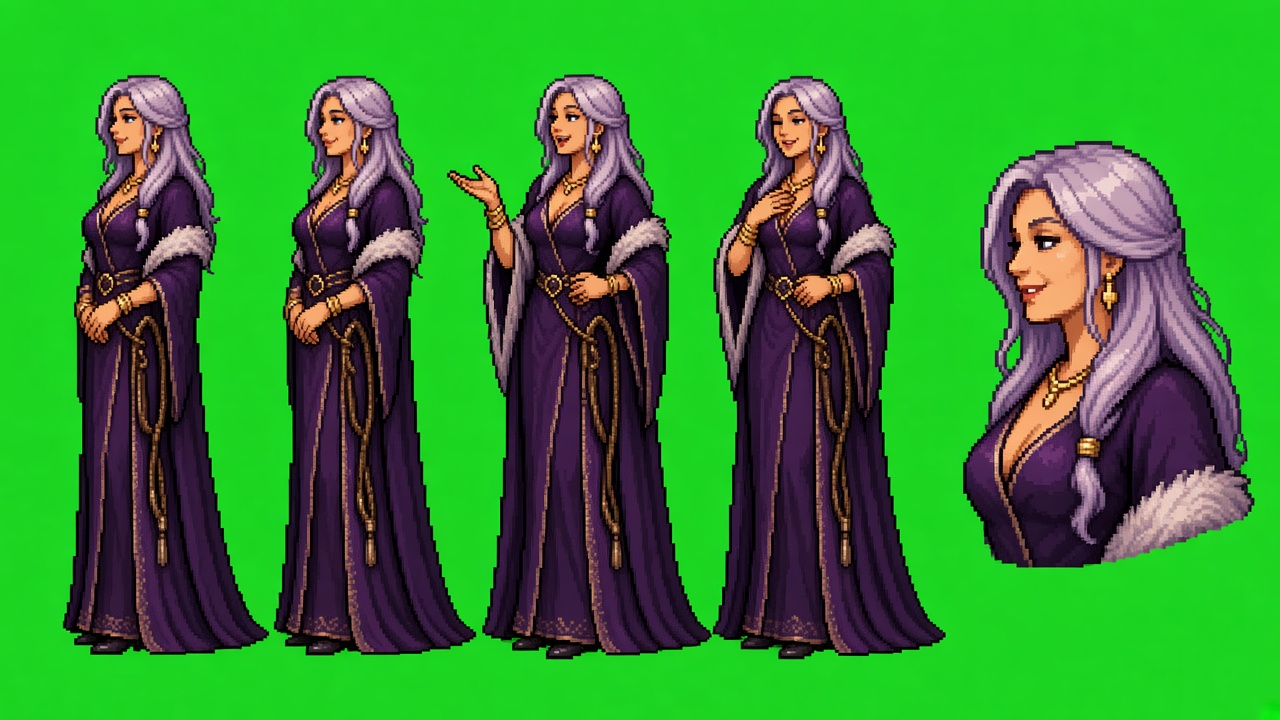
#> input picture assets/celestia/src/celestia_raw.jpg, 1280 x 720 px, found by its file name
$ python build.py
#> lines starting #> are read from the running program, lines starting #| are printed output that depends on the picture; after the words box and inside, x2 and y2 are one past the last pixel; in counts of white or black regions, pixels touching at a corner belong together
from PIL import Image, ImageFilter
import numpy as np, json
from scipy import ndimage
im=np.array(Image.open('src/celestia_raw.jpg').convert('RGB')).astype(int)
r,g,b=im[...,0],im[...,1],im[...,2]
fg=~((g>120)&(g-np.maximum(r,b)>60))
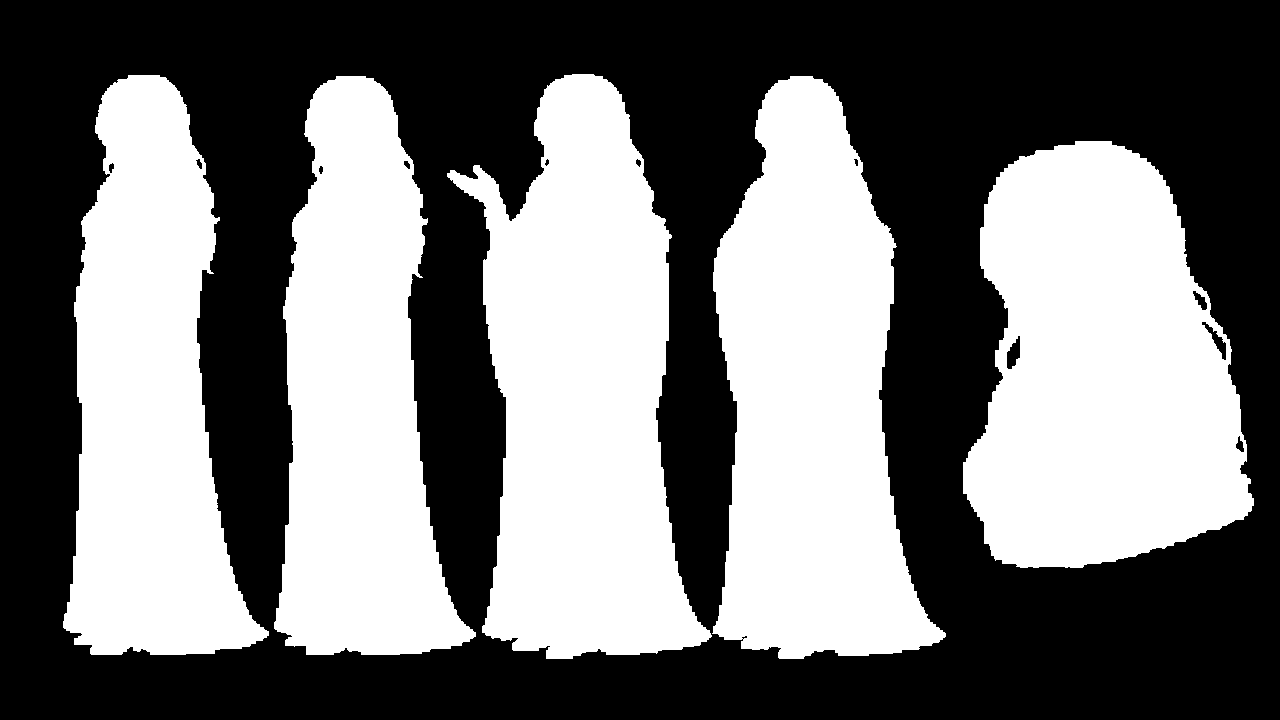
#> fg: shape (720, 1280) bool; 45.5% white; 5 white regions, box (x1, y1, x2, y2) and area: (447, 74, 712, 659) 92342, (963, 141, 1254, 568) 91353, (712, 76, 946, 659) 87781, (63, 75, 269, 655) 74238, (274, 76, 476, 655) 73932
fg=ndimage.binary_opening(fg,iterations=2)
#> fg: shape (720, 1280) bool; 45.4% white; 5 white regions, box (x1, y1, x2, y2) and area: (447, 74, 712, 659) 92082, (963, 141, 1254, 568) 91001, (713, 76, 946, 659) 87553, (63, 75, 269, 655) 73974, (274, 76, 476, 655) 73727
lab,n=ndimage.label(fg); sizes=ndimage.sum(fg,lab,range(1,n+1))
#> after `lab, n = ndimage.label(fg)`:
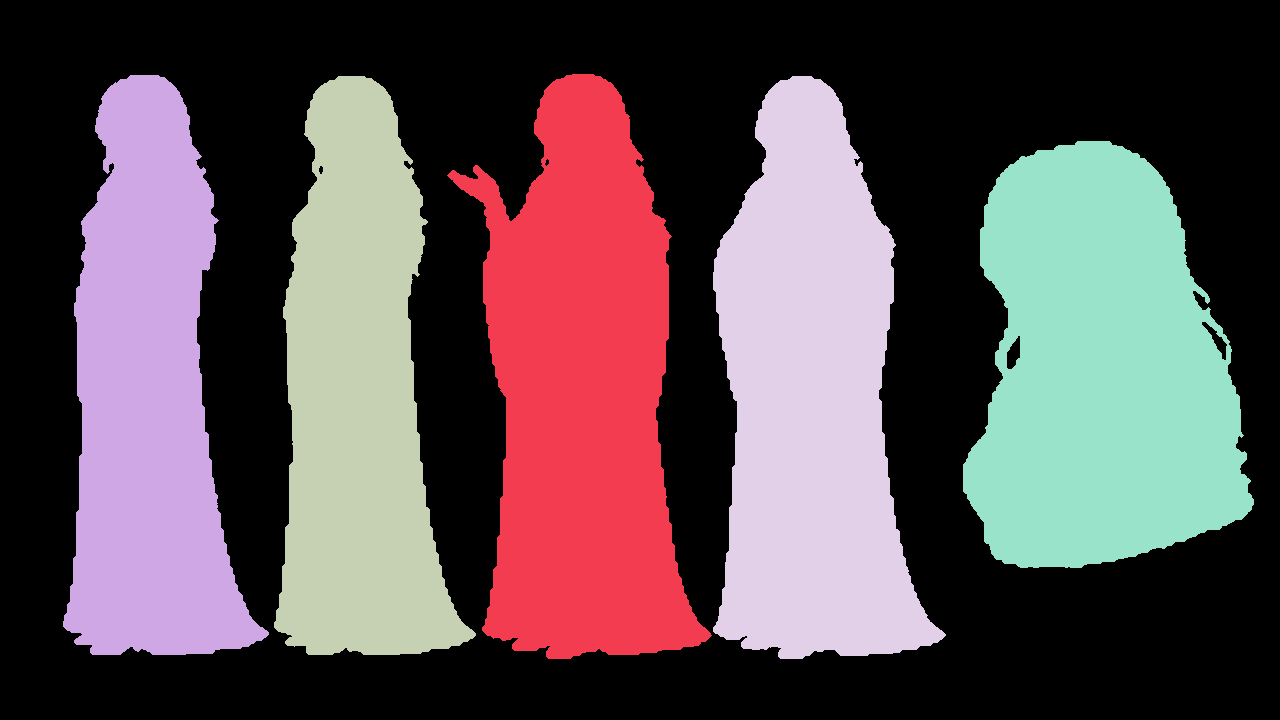
#> lab: shape (720, 1280) int32; 6 distinct labels, from 0 to 5; one colour per label, 0 black
#> after `lab, n = ndimage.label(fg)`: n = 5
#> after `sizes = ndimage.sum(fg, lab, range(1, n + 1))`: sizes = [92082, 73974, 73727, 87553, 91001]
keep=np.isin(lab,[i+1 for i,s in enumerate(sizes) if s>2000]); fg=keep
cols=fg.any(0); segs=[];x=0
while x<len(cols):
    if cols[x]:
        s=x
        while x<len(cols) and cols[x]: x+=1
        segs.append((s,x))
    x+=1
#> this loop made 112 passes
#> s on passes 64, 69, 70, 87: 63, 274, 713, 963
#> after the loop, segs = [(63, 269), (274, 712), (713, 946), (963, 1254)]; x = 1280
segs=[s for s in segs if s[1]-s[0]>40]
cnt=fg.sum(0); sp=440+int(np.argmin(cnt[440:520])); print('split',sp,cnt[sp])
#> after `cnt = fg.sum(0)`: cnt = 1280 values, max 584 at index 566, min 0 at index 0, mean 326.8
#> after `sp = 440 + int(np.argmin(cnt[440:520]))`: sp = 472
#| split 472 27
segs=[segs[0],(segs[1][0],sp),(sp,segs[1][1])]+segs[2:]; print(segs)
#> after `segs = [segs[0], (segs[1][0], sp), (sp, segs[1][1])] + segs[2:]`: segs = [(63, 269), (274, 472), (472, 712), (713, 946), (963, 1254)]
#| [(63, 269), (274, 472), (472, 712), (713, 946), (963, 1254)]
# despill
im2=im.copy(); im2[...,1]=np.minimum(g,np.maximum(r,b)+10)
rgba=np.dstack([im2,fg*255]).astype(np.uint8)
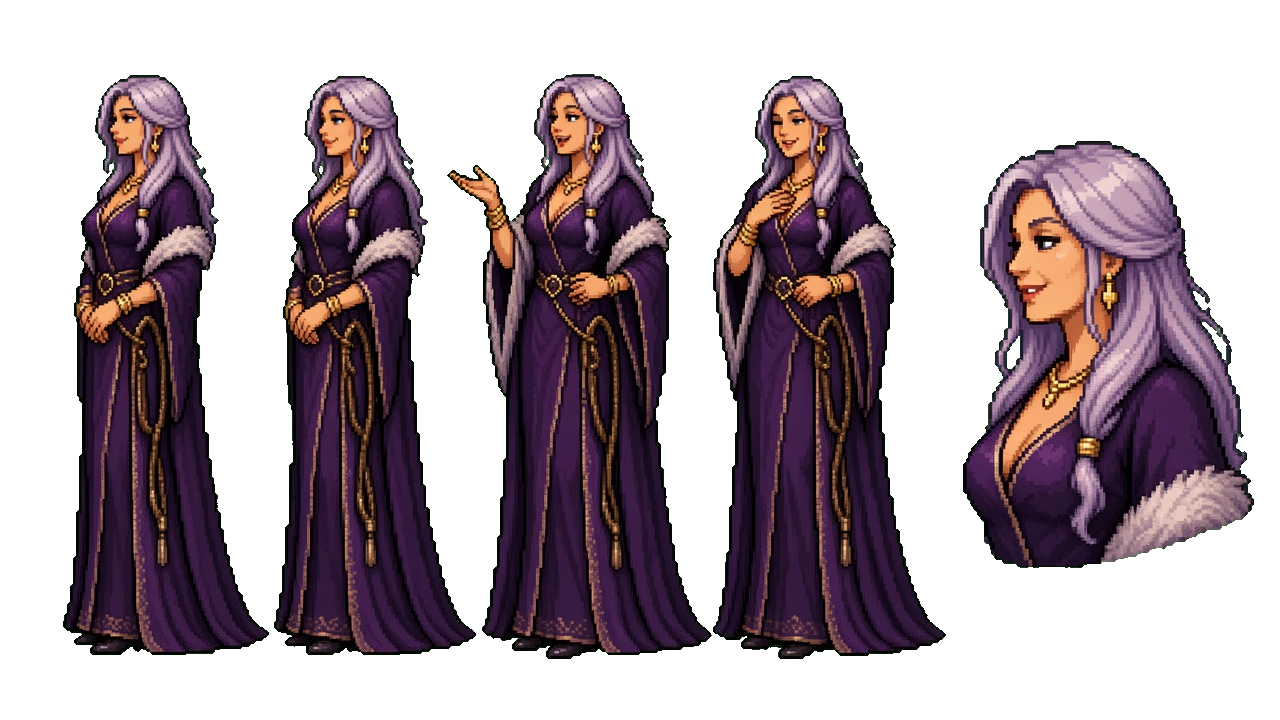
#> rgba: shape (720, 1280, 4); mean R, G, B, A 51.5, 47.5, 48.7, 115.8; transparent parts drawn white
crops=[]
for (a,bx) in segs:
    sub=fg[:,a:bx].copy(); lab2,n2=ndimage.label(sub); szs=ndimage.sum(sub,lab2,range(1,n2+1)); sub=lab2==(np.argmax(szs)+1); fg[:,a:bx]=sub; rows=np.where(sub.any(1))[0]; crops.append((a,rows[0],bx,rows[-1]+1))
#> this loop made 5 passes
#> (a, bx, n2, szs) on passes 1 to 5: (63, 269, 1, [73974]), (274, 472, 2, [73703, 322]), (472, 712, 2, [91760, 24]), (713, 946, 1, [87553]), (963, 1254, 1, [91001])
#> fg: shape (720, 1280) bool; 45.4% white; 5 white regions, box (x1, y1, x2, y2) and area: (472, 74, 712, 659) 91760, (963, 141, 1254, 568) 91001, (713, 76, 946, 659) 87553, (63, 75, 269, 655) 73974, (274, 76, 472, 655) 73703
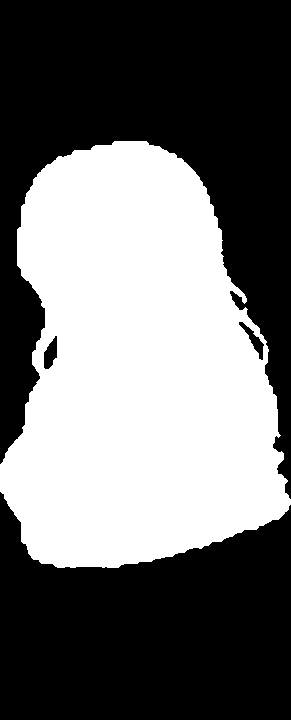
#> sub: shape (720, 291) bool; 43.4% white; 1 white region, box (x1, y1, x2, y2) and area: (0, 141, 291, 568) 91001
#> after the loop, crops = [(63, 75, 269, 655), (274, 76, 472, 655), (472, 74, 712, 659), (713, 76, 946, 659), (963, 141, 1254, 568)]
print(crops)
#| [(63, 75, 269, 655), (274, 76, 472, 655), (472, 74, 712, 659), (713, 76, 946, 659), (963, 141, 1254, 568)]
body=crops[:4]; H=max(c[3]-c[1] for c in body); sc=52/H
#> after `body = crops[:4]`: body = [(63, 75, 269, 655), (274, 76, 472, 655), (472, 74, 712, 659), (713, 76, 946, 659)]
#> after `H = max((c[3] - c[1] for c in body))`: H = 585
#> after `sc = 52 / H`: sc = 0.0889
def down(c,scale,W=None,Hh=None):
#> called with c = (63, 75, 269, 655), scale = 0.0889
    t=Image.fromarray(rgba).crop(c)
    w,h=max(1,round(t.width*scale)),max(1,round(t.height*scale))
#> w = 18; h = 52
    rgb=t.convert('RGB').resize((w,h),Image.BOX)
    al=t.getchannel('A').resize((w,h),Image.BOX)
    return rgb,np.array(al)>128
smalls=[down(c,sc) for c in body]
#> smalls = 4 items
# face
fc=crops[4]; fw=fc[2]-fc[0]; fh=fc[3]-fc[1]; s=max(fw,fh)
#> after `fc = crops[4]`: fc = (963, 141, 1254, 568)
#> after `fw = fc[2] - fc[0]`: fw = 291
#> after `fh = fc[3] - fc[1]`: fh = 427
#> after `s = max(fw, fh)`: s = 427
fsc=62/s; face=down(fc,fsc)
#> after `fsc = 62 / s`: fsc = 0.145
#> in down (call 5), `t=Image.fromarray(rgba).crop(c)`:
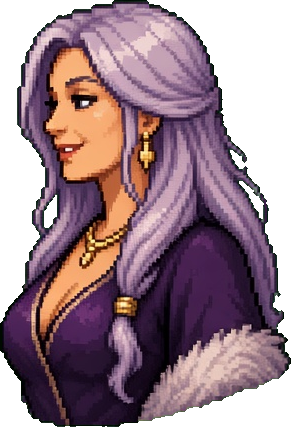
#> t: PIL image 291x427 RGBA; mean R, G, B, A 96.4, 75.3, 82.6, 186.8; transparent parts drawn white
#> in down (call 5), `w,h=max(1,round(t.width*scale)),max(1,round(t.height*scale))`: w = 42; h = 62
# shared palette
allpx=np.concatenate([np.array(rg)[m] for rg,m in smalls+[face]]).astype(float)
seeds=np.array([[30,15,40],[55,25,75],[85,45,110],[120,80,140],[95,85,130],[150,140,185],[200,195,225],[235,235,245],[120,70,55],[195,135,105],[240,190,155],[140,100,40],[215,170,70],[180,175,180],[60,40,40]],float)
C=seeds.copy()
for it in range(15):
    d=((allpx[:,None]-C)**2).sum(-1); l=d.argmin(1)
    for k in range(len(C)):
        if (l==k).any(): C[k]=0.7*allpx[l==k].mean(0)+0.3*seeds[k]
#> after the loop, C = 15 rows, first 8: [31.54, 16.74, 37.01], [56.57, 27.31, 67.4], [83.27, 51.13, 90.34], [131, 96.24, 132.3], [104.4, 82.11, 113.2], [160.7, 133.5, 163.5], [213.1, 189.3, 201.5], [234.9, 215.1, 218.9]
pal=[tuple(int(v) for v in c) for c in C]
#> pal = [(31, 16, 37), (56, 27, 67), (83, 51, 90), (130, 96, 132), (104, 82, 113), (160, 133, 163), (213, 189, 201), (234, 215, 218), (110, 66, 55), (191, 125, 87), (244, 177, 127), (149, 94, 57), (223, 156, 89), (190, 164, 176), (62, 39, 41)]
P=np.array(pal);
#> P = 15 rows, first 8: [31, 16, 37], [56, 27, 67], [83, 51, 90], [130, 96, 132], [104, 82, 113], [160, 133, 163], [213, 189, 201], [234, 215, 218]
def quant(rgb,m):
    a=np.array(rgb).astype(int); d=((a[...,None,:]-P)**2).sum(-1); q=P[d.argmin(-1)]
    return q,m
def finish(q,m,W,Hh,ox,oy):
    canvas=np.zeros((Hh,W,4),np.uint8); h,w=m.shape
    for y in range(h):
        for x in range(w):
            if m[y,x]:
                X,Y=x+ox,y+oy
                if 0<=X<W and 0<=Y<Hh: canvas[Y,X,:3]=q[y,x];canvas[Y,X,3]=255
    al=canvas[...,3]>0
    lab,n=ndimage.label(al)
    if n>1:
        sz=ndimage.sum(al,lab,range(1,n+1));
        for i,s_ in enumerate(sz):
            if s_<4: canvas[lab==i+1]=0
    al=canvas[...,3]>0
    ring=ndimage.binary_dilation(al)&~al
    canvas[ring]=(0,0,0,255)
    return canvas
outs=[]
# align on lower body: centre of bottom 15 rows
for (rgb,m),name in zip(smalls,['idle_1','idle_2','talk_1','talk_2']):
    h,w=m.shape; ys,xs=np.where(m[int(h*0.6):]); cx=xs.mean()
    ox=round(23.5-cx); oy=61-(h-1)  # outline adds 1px -> lowest at 62
    q,_=quant(rgb,m); outs.append((name,finish(q,m,48,64,ox,oy)))
#> this loop made 4 passes
#> (name, cx, ox, oy, n in finish) on passes 1, 3, 4: ('idle_1', 7.27, 16, 10, 1), ('talk_1', 9.63, 14, 10, 1), ('talk_2', 8.92, 15, 10, 1)
#> (name, cx, ox, oy, n in finish, sz in finish) on pass 2: ('idle_2', 7.51, 16, 11, 3, [587, 1, 1])
#> after the loop, outs = 4 items
d=np.abs(outs[0][1].astype(int)-outs[1][1].astype(int)).sum(); print('idle diff',d)
#> after `d = np.abs(outs[0][1].astype(int) - outs[1][1].astype(int)).sum()`: d = 39889
#| idle diff 39889
if d<3000:
    a=outs[0][1].copy(); cut=30; up=np.zeros_like(a); up[:cut-1]=a[1:cut]; up[cut-1:]=a[cut-1:]
    outs[1]=('idle_2',up)
q,m=quant(*face); h,w=m.shape
#> after `q, m = quant(*face)`: m: shape (62, 42) bool; 73.3% white; 5 black regions (1 under 20 px), largest, box (x1, y1, x2, y2) and area: (22, 0, 42, 51) 354, (0, 0, 16, 46) 213, (18, 54, 42, 62) 89, (0, 52, 8, 62) 34
#> after `h, w = m.shape`: h = 62; w = 42
fcv=finish(q,m,64,64,(64-w)//2,63-1-(h-1)+0)
#> in finish (call 5), `al=canvas[...,3]>0`: al: shape (64, 64) bool; 46.6% white; 1 white region, box (x1, y1, x2, y2) and area: (11, 1, 53, 63) 1908
#> in finish (call 5), `ring=ndimage.binary_dilation(al)&~al`: ring: shape (64, 64) bool; 4.3% white in thin lines or dots, all inside (x1, y1, x2, y2) = (10, 0, 54, 64)
#> in finish (call 5), `canvas[ring]=(0,0,0,255)`:
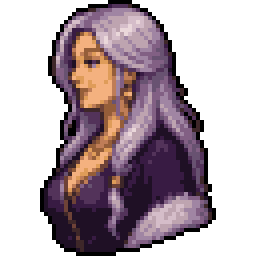
#> canvas: shape (64, 64, 4) (shown 4 times larger); mean of channels 0, 1, 2, 3 55.1, 40.5, 47.7, 129.9; transparent parts drawn white
for name,a in outs: Image.fromarray(a).save(f'celestia_{name}.png')
#> this loop made 4 passes
#> name on passes 1 to 4: 'idle_1', 'idle_2', 'talk_1', 'talk_2'
Image.fromarray(fcv).save('celestia_face.png')
sheet=np.concatenate([a for _,a in outs],1); Image.fromarray(sheet).save('celestia_sheet.png')
json.dump({'frameSize':[48,64],'anchor':[24,62],'facing':'left','frames':{n:{'x':i*48,'y':0,'w':48,'h':64} for i,(n,_) in enumerate(outs)},'animations':{'idle':['idle_1','idle_2'],'talk':['talk_1','talk_2']},'face':'celestia_face.png','palette':['#000000']+['#%02x%02x%02x'%p for p in pal]},open('celestia_sheet.json','w'),indent=1)
pv=Image.new('RGBA',(48*4*3+64*3+24,64*3+12),(0x1c,0x18,0x28,255))
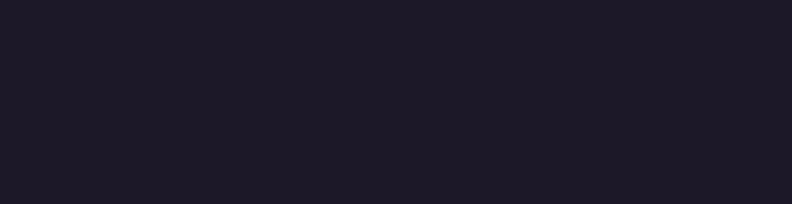
#> pv: PIL image 792x204 RGBA; mean R, G, B, A 28, 24, 40, 255
for i,(_,a) in enumerate(outs): t=Image.fromarray(a).resize((144,192),Image.NEAREST); pv.alpha_composite(t,(i*144,6))
#> this loop made 4 passes
pv.alpha_composite(Image.fromarray(fcv).resize((192,192),Image.NEAREST),(576+12,6)); pv.save('preview.png')
for n,a in outs: ys,xs=np.where(a[...,3]>0); print(n,xs.min(),xs.max(),ys.min(),ys.max())
#> this loop made 4 passes
#| idle_1 15 34 9 62
#| idle_2 15 34 10 62
#| talk_1 13 35 9 62
#| talk_2 14 36 9 62
print(len(np.unique(sheet[sheet[...,3]>0][:,:3],axis=0)))
#| 15
